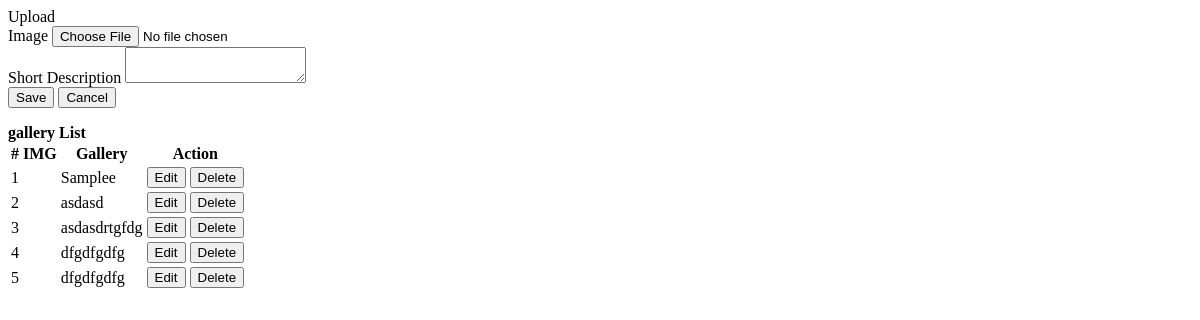
/admin/gallery.php, run on an earlier commit of the app's database.
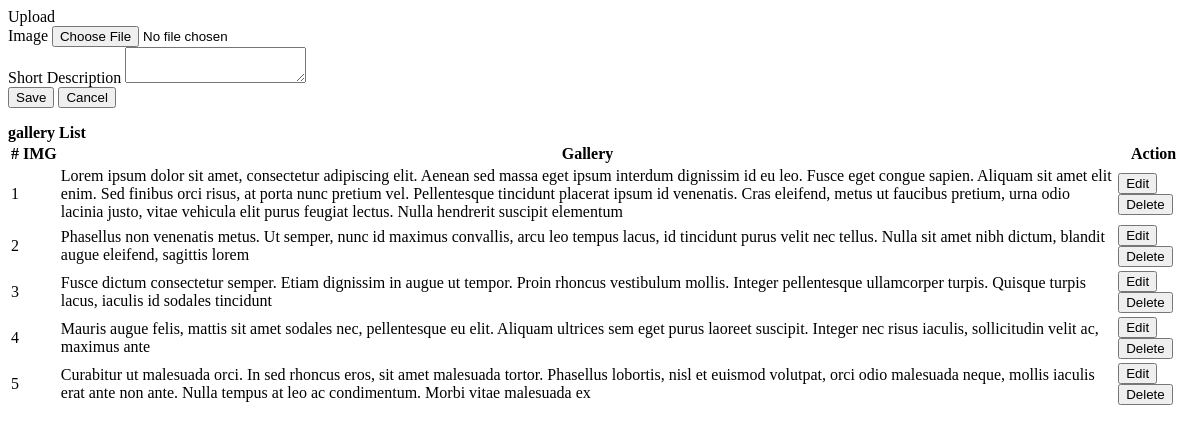
And on a later commit of the database.
### tables this page shows
CREATE TABLE `gallery` (
  `id` int(30) NOT NULL,
  `about` text NOT NULL,
  `path` text NOT NULL,
  `created` datetime NOT NULL DEFAULT current_timestamp()
);

### admin/gallery.php (the view, shortened to what this page needs)
<?php include('db_connect.php'); ?>
<div class="container-fluid">
    <div class="col-lg-12">
        <div class="row">
            <div class="col-md-4">
                <form action="" id="manage-gallery">
                    <div class="card">
                        <div class="card-header">
                            Upload
                        </div>
                        <div class="card-body">
                            <div class="form-group">
                                <label for="" class="control-label">Image</label>
                                <input type="file" class="form-control" name="img" onchange="displayImg(this,$(this))">
                            </div>
                            <div class="form-group">
                                <label class="control-label">Short Description</label>
                                <textarea class="form-control" name='about'></textarea>
                            </div>
                        </div>
                        <div class="card-footer">
                            <div class="row">
                                <div class="col-md-12">
                                    <button class="btn btn-sm btn-primary col-sm-3 offset-md-3"> Save</button>
                                    <button class="btn btn-sm btn-default col-sm-3" type="button"
                                            onclick="$('#manage-gallery').get(0).reset()"> Cancel
                                    </button>
                                </div>
                            </div>
                        </div>
                    </div>
                </form>
            </div>
            <div class="col-md-8">
                <div class="card">
                    <div class="card-header">
                        <b>gallery List</b>
                    </div>
                    <div class="card-body">
                        <table class="table table-bordered table-hover">
                            <thead>
                            <tr>
                                <th class="text-center">#</th>
                                <th class="text-center">IMG</th>
                                <th class="text-center">Gallery</th>
                                <th class="text-center">Action</th>
                            </tr>
                            </thead>
                            <tbody>
                            <?php
                            $i = 1;
                            $img = [];
                            $fpath = 'assets/uploads/gallery';
                            $files = is_dir($fpath) ? scandir($fpath) : [];
                            foreach ($files as $val) {
                                if (! in_array($val, ['.', '..'])) {
                                    $n = explode('_', $val);
                                    $img[$n[0]] = $val;
                                }
                            }
                            $gallery = $conn->query("SELECT * FROM gallery order by id asc");
                            while ($row = $gallery->fetch_assoc()):
                                ?>
                                <tr>
                                    <td class="text-center"><?php echo $i++ ?></td>
                                    <td class="">
                                    </td>
                                    <td class="">
                                        <?php echo $row['about'] ?>
                                    </td>
                                    <td class="text-center">
                                        <button class="btn btn-sm btn-primary edit_gallery" type="button"
                                                data-id="<?php echo $row['id'] ?>"
                                                data-about="<?php echo $row['about'] ?>"
                                                data-src="<?php echo isset($img[$row['id']]) && is_file($fpath.'/'.$img[$row['id']]) ? $fpath.'/'.$img[$row['id']] : '' ?>">
                                            Edit
                                        </button>
                                        <button class="btn btn-sm btn-danger delete_gallery" type="button"
                                                data-id="<?php echo $row['id'] ?>">Delete
                                        </button>
                                    </td>
                                </tr>
                            <?php endwhile; ?>
                            </tbody>
                        </table>
                    </div>
                </div>
            </div>
        </div>
    </div>
</div>

What changed in the data, as far as the page shows it:
changed gallery: about "Samplee" → "Lorem ipsum dolor sit amet, consectetur adipiscing elit. Aenean sed massa eget ipsum interdum dignissim id eu leo. Fusce eget congue sapien. Aliquam sit amet elit enim. Sed finibus orci risus, at porta nunc pretium vel. Pellentesque tincidunt placerat ipsum id venenatis. Cras eleifend, metus ut faucibus pretium, urna odio lacinia justo, vitae vehicula elit purus feugiat lectus. Nulla hendrerit suscipit elementum"
changed gallery: about "asdasd" → "Phasellus non venenatis metus. Ut semper, nunc id maximus convallis, arcu leo tempus lacus, id tincidunt purus velit nec tellus. Nulla sit amet nibh dictum, blandit augue eleifend, sagittis lorem"
changed gallery: about "asdasdrtgfdg" → "Fusce dictum consectetur semper. Etiam dignissim in augue ut tempor. Proin rhoncus vestibulum mollis. Integer pellentesque ullamcorper turpis. Quisque turpis lacus, iaculis id sodales tincidunt"
changed gallery: about "dfgdfgdfg" → "Mauris augue felis, mattis sit amet sodales nec, pellentesque eu elit. Aliquam ultrices sem eget purus laoreet suscipit. Integer nec risus iaculis, sollicitudin velit ac, maximus ante"
changed gallery: about "dfgdfgdfg" → "Curabitur ut malesuada orci. In sed rhoncus eros, sit amet malesuada tortor. Phasellus lobortis, nisl et euismod volutpat, orci odio malesuada neque, mollis iaculis erat ante non ante. Nulla tempus at leo ac condimentum. Morbi vitae malesuada ex"
